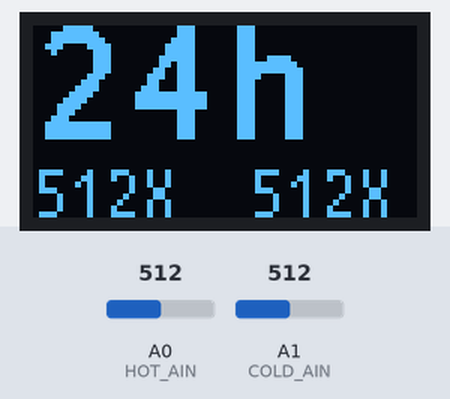
The sketch below on a simulated Arduino Uno, built with avr-gcc and run on an emulated ATmega328P. On the bench: 64×32 one-colour display. The inputs (shaded band) are chosen by the test bench; at power-on: A0 (HOT_AIN) = 512, A1 (COLD_AIN) = 512.

Above: at 0.1 s.
At 20.4 s:
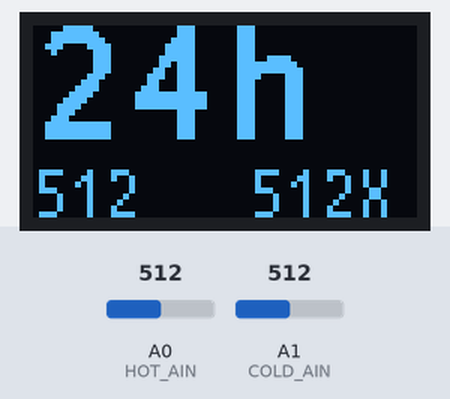

Measured:
- what the display in image 0 shows lasts 20.3 s, from 0.1 s to 20.4 s

The sketch:

CFWaterSensor.ino
```cpp
 #include <Arduino.h>
#include <U8g2lib.h>
#include <Wire.h>
#include "LowPower.h"

// POSSIBLE DISPLAY TYPES
#define DISPLAY_I2C_64X32 1
#define DISPLAY_SPI_128X64 2
// END OF POSSIBLE DISPLAY TYPES

// CONFIGURATION
// You need to adjust the following numbers to your needs
#define DISPLAY_TYPE DISPLAY_I2C_64X32 //Chose your display from the list above
#define DISPLAY_CONTRAST 20 // Display brightness from 0-255. Higher brightness consumes more power. Doesn't work with every display.
#define DISPLAY_ON_TIME SLEEP_1S
#define DISPLAY_OFF_TIME SLEEP_4S

#define HOT_SENSOR // Comment out if you don't have a hot water sensor
#define HOT_AIN A0 // Arduino pin for the hot thermistor (needs to be one of the analog pins beginning with A)
#define HOT_UPPER_THRESHOLD 590 // Highest value where running hot water is detected
#define HOT_LOWER_THRESHOLD 200 // Lowest value where running hot water is detected
#define COLD_SENSOR // Comment out if you don't have a cold water sensor
#define COLD_AIN A1 // Arduino pin for the cold thermistor (needs to be one of the analog pins beginning with A)
#define COLD_UPPER_THRESHOLD 950 // Highest value where running cold water is detected
#define COLD_LOWER_THRESHOLD 835 // Lowest value where running cold water is detected

#define DISPLAY_VCC_PIN 2
#define DISPLAY_GND_PIN 3

#define LIMIT_TIME 6L*3600L // Six hours limit
// END OF CONFIGURATION

#if (!defined HOT_SENSOR) && (!defined COLD_SENSOR)
  #error "HOT_SENSOR and/or COLD_SENSOR needs to be defined!"
#endif

#if !defined DISPLAY_TYPE
  #error "DISPLAY_TYPE needs to be defined!"
#endif

#if DISPLAY_TYPE > 2
  #error "Invalid DISPLAY_TYPE!"
#endif

#if DISPLAY_TYPE == DISPLAY_I2C_64X32
  U8G2_SSD1306_64X32_1F_F_HW_I2C u8g2(U8G2_R0, /* reset=*/ U8X8_PIN_NONE);
#elif DISPLAY_TYPE == DISPLAY_SPI_128X64
  U8G2_SSD1306_128X64_NONAME_F_4W_HW_SPI u8g2(U8G2_R0, /* cs=*/ 8, /* dc=*/ 9, /* reset=*/ 10);
#endif

#define MAX_MATCH_COUNT 5

#define THERMISTOR_READS 5
#define THERMISTOR_EXTRA_READS 2

#define THERMISTOR_TOTAL_READS THERMISTOR_READS + THERMISTOR_EXTRA_READS

#ifdef HOT_SENSOR
  long secondsSinceHot = 24L*60L*60L;
  short matchCountHot = 0;
#endif
#ifdef COLD_SENSOR
  long secondsSinceCold = 24L*60L*60L;
  short matchCountCold = 0;
#endif


void setup() {
  #ifdef HOT_SENSOR
    pinMode(HOT_AIN, INPUT_PULLUP);
  #endif
  #ifdef COLD_SENSOR
    pinMode(COLD_AIN, INPUT_PULLUP);
  #endif
  pinMode(DISPLAY_VCC_PIN, OUTPUT);
  pinMode(DISPLAY_GND_PIN, OUTPUT);
  digitalWrite(DISPLAY_VCC_PIN, HIGH);
  digitalWrite(DISPLAY_GND_PIN, LOW);
}

int sum(int arr[], int l) {
  int out = 0;
  for (int i=0;i<l;i++) {
    out += arr[i];
  }
  return out;
}

int average(int arr[], int l) {
  return sum(arr,l)/l;
}

int intCompare(const void * a, const void * b) {
   return ( *(int*)a - *(int*)b );
}

int getAverageRemovedExtremes(int arr[], int l, int rem) {
  qsort(arr, l, sizeof(int), intCompare);
  for (int i=0;i<rem;i++) {
    int av = average(arr, l-i);
    int lowDiff = av-arr[0];
    int highDiff = arr[l-i];
    if (lowDiff>highDiff) {
      for (int j=0;j<l-rem;j++) {
        arr[j] = arr[j+1];
      }
    }
  }
  return average(arr, l-rem);
}

void loop() {
  int readVals[THERMISTOR_TOTAL_READS];
  #ifdef HOT_SENSOR
    for (int i=0;i<THERMISTOR_TOTAL_READS;i++) {
      readVals[i] = analogRead(HOT_AIN);
    }
    int readValHot = getAverageRemovedExtremes(readVals, THERMISTOR_TOTAL_READS, THERMISTOR_EXTRA_READS);
    if (readValHot<HOT_UPPER_THRESHOLD && readValHot>HOT_LOWER_THRESHOLD) {
      matchCountHot++;
    } else {
      matchCountHot = 0;
    }
    if (matchCountHot >= MAX_MATCH_COUNT) {
      secondsSinceHot = 0;
      matchCountHot = 0;
    }
  #endif
  #ifdef COLD_SENSOR
    for (int i=0;i<THERMISTOR_TOTAL_READS;i++) {
      readVals[i] = analogRead(COLD_AIN);
    }
    int readValCold = getAverageRemovedExtremes(readVals, THERMISTOR_TOTAL_READS, THERMISTOR_EXTRA_READS);
    if (readValCold<COLD_UPPER_THRESHOLD && readValCold>COLD_LOWER_THRESHOLD) {
      matchCountCold++;
    } else {
      matchCountCold = 0;
    }
    if (matchCountCold >= MAX_MATCH_COUNT) {
      secondsSinceCold = 0;
      matchCountCold = 0;
    }
  #endif

  #if (defined HOT_SENSOR) && (defined COLD_SENSOR)
    long secondsSince = (secondsSinceCold > secondsSinceHot)? secondsSinceCold : secondsSinceHot;
  #elif (defined HOT_SENSOR)
    long secondsSince = secondsSinceHot;
  #elif (defined COLD_SENSOR)
    long secondsSince = secondsSinceCold;
  #endif

  u8g2.begin();
  u8g2.setContrast(DISPLAY_CONTRAST);
  u8g2.setFont(u8g2_font_inb19_mr );
  u8g2.clearBuffer();
  #if DISPLAY_TYPE == DISPLAY_I2C_64X32
    u8g2.setFont(u8g2_font_inb19_mr);
    u8g2.setCursor(0,19);
  #elif DISPLAY_TYPE == DISPLAY_SPI_128X64
    u8g2.setFont(u8g2_font_fub35_tf);
    u8g2.setCursor(0,35);
  #endif
  if (secondsSince<60) {
    u8g2.print(secondsSince);
    u8g2.print("s");
  } else if (secondsSince<3600L) {
    u8g2.print(secondsSince/60L);
    u8g2.print("m");
  } else {
    u8g2.print(secondsSince/3600L);
    u8g2.print("h");
  }
  u8g2.print(" ");
  if (secondsSince<LIMIT_TIME) {
    #if DISPLAY_TYPE == DISPLAY_I2C_64X32
      u8g2.print("O");
    #elif DISPLAY_TYPE == DISPLAY_SPI_128X64
      u8g2.drawLine(100, 20, 109, 33); // Drawing Checkmark
      u8g2.drawLine(100, 21, 109, 34);
      u8g2.drawLine(100, 22, 109, 35);

      u8g2.drawLine(109, 33, 124, 4);
      u8g2.drawLine(109, 34, 124, 5);
      u8g2.drawLine(109, 35, 124, 6);
    #endif
  } else {
    #if DISPLAY_TYPE == DISPLAY_I2C_64X32
      u8g2.print("X");
    #elif DISPLAY_TYPE == DISPLAY_SPI_128X64
      u8g2.drawStr(96,35,"X");
    #endif
  }

  #if DISPLAY_TYPE == DISPLAY_I2C_64X32
    u8g2.setFont(u8g2_font_t0_11_tf);
    u8g2.setCursor(0,32);
  #elif DISPLAY_TYPE == DISPLAY_SPI_128X64
    u8g2.setFont(u8g2_font_t0_22_tf);
    u8g2.setCursor(20,64);
  #endif
  #ifdef HOT_SENSOR
    u8g2.print(readValHot);
    if (secondsSinceHot>LIMIT_TIME) {
      u8g2.print("X");
    } else {
      u8g2.print(" ");
    }
  #endif
  #if (defined HOT_SENSOR) && (defined COLD_SENSOR)
    u8g2.print("  ");
  #endif
  #ifdef COLD_SENSOR
    u8g2.print(readValCold);
    if (secondsSinceCold>LIMIT_TIME) {
      u8g2.print("X");
    }
  #endif


  u8g2.sendBuffer();
  LowPower.powerDown(DISPLAY_ON_TIME, ADC_OFF, BOD_OFF);
  //u8g2.clearBuffer();
  //u8g2.sendBuffer();
  digitalWrite(DISPLAY_VCC_PIN, LOW);
  digitalWrite(DISPLAY_GND_PIN, LOW);
  LowPower.powerDown(DISPLAY_OFF_TIME, ADC_OFF, BOD_OFF);
  digitalWrite(DISPLAY_VCC_PIN, HIGH);
  digitalWrite(DISPLAY_GND_PIN, LOW);
  #ifdef HOT_SENSOR
    secondsSinceHot += 5;
  #endif
  #ifdef COLD_SENSOR
    secondsSinceCold += 5;
  #endif
}
```
